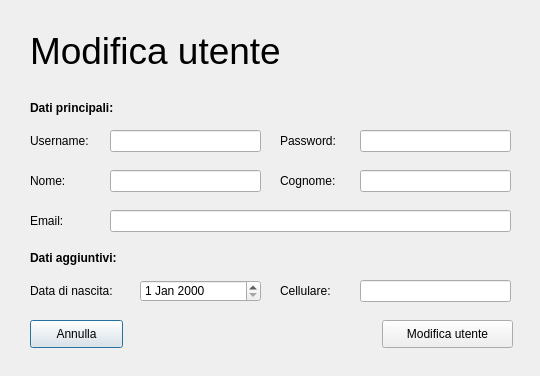
<?xml version="1.0" encoding="UTF-8"?>
<ui version="4.0">
 <class>edit_user_dialog</class>
 <widget class="QDialog" name="edit_user_dialog">
  <property name="geometry">
   <rect>
    <x>0</x>
    <y>0</y>
    <width>540</width>
    <height>376</height>
   </rect>
  </property>
  <property name="maximumSize">
   <size>
    <width>540</width>
    <height>376</height>
   </size>
  </property>
  <property name="windowTitle">
   <string>Modifica utente</string>
  </property>
  <widget class="QLabel" name="lbl_title">
   <property name="geometry">
    <rect>
     <x>30</x>
     <y>20</y>
     <width>341</width>
     <height>61</height>
    </rect>
   </property>
   <property name="font">
    <font>
     <pointsize>28</pointsize>
    </font>
   </property>
   <property name="text">
    <string>Modifica utente</string>
   </property>
  </widget>
  <widget class="QLabel" name="lbl_dati_principali">
   <property name="geometry">
    <rect>
     <x>30</x>
     <y>100</y>
     <width>91</width>
     <height>16</height>
    </rect>
   </property>
   <property name="font">
    <font>
     <weight>75</weight>
     <bold>true</bold>
    </font>
   </property>
   <property name="text">
    <string>Dati principali:</string>
   </property>
  </widget>
  <widget class="QLabel" name="lbl_username">
   <property name="geometry">
    <rect>
     <x>30</x>
     <y>130</y>
     <width>71</width>
     <height>21</height>
    </rect>
   </property>
   <property name="text">
    <string>Username:</string>
   </property>
  </widget>
  <widget class="QLineEdit" name="txt_username">
   <property name="geometry">
    <rect>
     <x>110</x>
     <y>130</y>
     <width>151</width>
     <height>22</height>
    </rect>
   </property>
  </widget>
  <widget class="QLabel" name="lbl_password">
   <property name="geometry">
    <rect>
     <x>280</x>
     <y>130</y>
     <width>71</width>
     <height>21</height>
    </rect>
   </property>
   <property name="text">
    <string>Password:</string>
   </property>
  </widget>
  <widget class="QLineEdit" name="txt_password">
   <property name="geometry">
    <rect>
     <x>360</x>
     <y>130</y>
     <width>151</width>
     <height>22</height>
    </rect>
   </property>
   <property name="echoMode">
    <enum>QLineEdit::Password</enum>
   </property>
  </widget>
  <widget class="QLabel" name="lbl_nome">
   <property name="geometry">
    <rect>
     <x>30</x>
     <y>170</y>
     <width>71</width>
     <height>21</height>
    </rect>
   </property>
   <property name="text">
    <string>Nome:</string>
   </property>
  </widget>
  <widget class="QLineEdit" name="txt_nome">
   <property name="geometry">
    <rect>
     <x>110</x>
     <y>170</y>
     <width>151</width>
     <height>22</height>
    </rect>
   </property>
  </widget>
  <widget class="QLabel" name="lbl_cognome">
   <property name="geometry">
    <rect>
     <x>280</x>
     <y>170</y>
     <width>71</width>
     <height>21</height>
    </rect>
   </property>
   <property name="text">
    <string>Cognome:</string>
   </property>
  </widget>
  <widget class="QLineEdit" name="txt_cognome">
   <property name="geometry">
    <rect>
     <x>360</x>
     <y>170</y>
     <width>151</width>
     <height>22</height>
    </rect>
   </property>
  </widget>
  <widget class="QLabel" name="lbl_email">
   <property name="geometry">
    <rect>
     <x>30</x>
     <y>210</y>
     <width>71</width>
     <height>21</height>
    </rect>
   </property>
   <property name="text">
    <string>Email:</string>
   </property>
  </widget>
  <widget class="QLineEdit" name="txt_email">
   <property name="geometry">
    <rect>
     <x>110</x>
     <y>210</y>
     <width>401</width>
     <height>22</height>
    </rect>
   </property>
  </widget>
  <widget class="QLabel" name="lbl_dati_aggiuntivi">
   <property name="geometry">
    <rect>
     <x>30</x>
     <y>250</y>
     <width>121</width>
     <height>16</height>
    </rect>
   </property>
   <property name="font">
    <font>
     <weight>75</weight>
     <bold>true</bold>
    </font>
   </property>
   <property name="text">
    <string>Dati aggiuntivi:</string>
   </property>
  </widget>
  <widget class="QLabel" name="lbl_data_nascita">
   <property name="geometry">
    <rect>
     <x>30</x>
     <y>280</y>
     <width>101</width>
     <height>21</height>
    </rect>
   </property>
   <property name="text">
    <string>Data di nascita:</string>
   </property>
  </widget>
  <widget class="QDateEdit" name="txt_data_nascita">
   <property name="geometry">
    <rect>
     <x>140</x>
     <y>280</y>
     <width>121</width>
     <height>22</height>
    </rect>
   </property>
  </widget>
  <widget class="QLabel" name="lbl_cell">
   <property name="geometry">
    <rect>
     <x>280</x>
     <y>280</y>
     <width>71</width>
     <height>21</height>
    </rect>
   </property>
   <property name="text">
    <string>Cellulare:</string>
   </property>
  </widget>
  <widget class="QLineEdit" name="txt_cell">
   <property name="geometry">
    <rect>
     <x>360</x>
     <y>280</y>
     <width>151</width>
     <height>22</height>
    </rect>
   </property>
  </widget>
  <widget class="QPushButton" name="btn_cancel">
   <property name="geometry">
    <rect>
     <x>30</x>
     <y>320</y>
     <width>93</width>
     <height>28</height>
    </rect>
   </property>
   <property name="text">
    <string>Annulla</string>
   </property>
  </widget>
  <widget class="QPushButton" name="btn_edit_user">
   <property name="geometry">
    <rect>
     <x>382</x>
     <y>320</y>
     <width>131</width>
     <height>28</height>
    </rect>
   </property>
   <property name="text">
    <string>Modifica utente</string>
   </property>
  </widget>
 </widget>
 <resources/>
 <connections/>
</ui>
